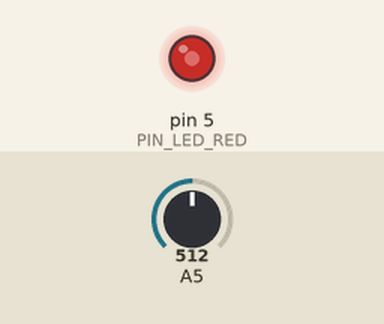
This sketch was run on a simulated Arduino Uno, built with avr-gcc and run on an emulated ATmega328P. Shown: output pins drawn as LEDs (lit = HIGH). Inputs (shaded band) come from the test bench; at power-on: A5 = 512.

Above: at 1.2 s.
1.3 s: A5 set to 716
At 2.1 s:
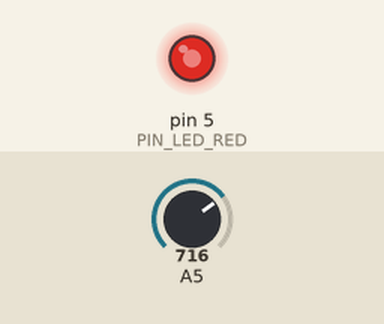
2.8 s: A5 set to 900
At 3.2 s:
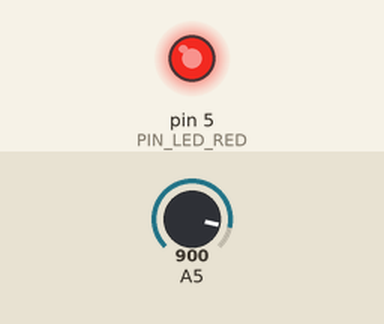
4.3 s: A5 set to 122
At 5.5 s:
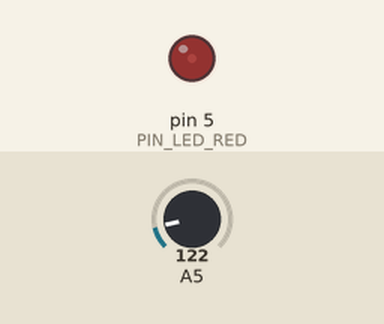
5.8 s: A5 set to 0
At 6.7 s:
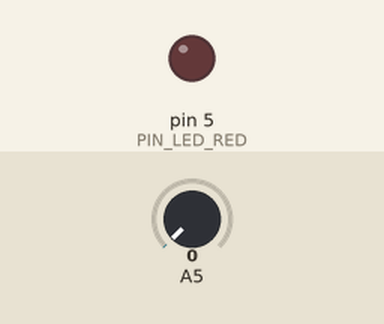
Timing chart, 0 to 8.3 s (numbered marks = the images above; inputs shaded):
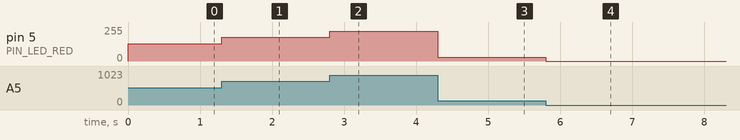

Measured:
- after the input at 1.3 s, pin 5 (PIN_LED_RED): 128/255 → 179/255 at once
- after the input at 2.8 s, pin 5 (PIN_LED_RED): 179/255 → 225/255 at once
- after the input at 4.3 s, pin 5 (PIN_LED_RED): 225/255 → 30/255 at once
- after the input at 5.8 s, pin 5 (PIN_LED_RED): 30/255 → 0/255 at once

The sketch:

dim_an_led_pot.ino
```cpp
#include <Potentiometer.h>
#include <Led.h>

/* Software 1073 Example Program
Written and debugged for use on the Arduino boebot platform
last updated: 9/9/14

Program: Dim an LED on pin 5, using the potentiometer on pin A5
*/
#define PIN_LED_RED       5
#define PIN_POT           5

Led *redLed;
Potentiometer *myPot;

void setup(){ //setup runs just once
  redLed = new Led(PIN_LED_RED);
  myPot = new Potentiometer(PIN_POT);
}
void loop(){ //loop runs over and over again
  int dimVal = myPot->getValue(); //read the value of the potentiometer on potPin and set dimVal equal to it
  int ledVal = dimVal / 4; //analogRead ranges from 0 to 1023, analog write scales from 0 to 255. scales potentiometer input
  redLed->turnOnDim(ledVal); //writes the potentiometer value to the led
}
```
